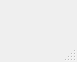
<?xml version="1.0" encoding="UTF-8"?>
<ui version="4.0">
 <class>MainWindow</class>
 <widget class="QMainWindow" name="MainWindow">
  <property name="geometry">
   <rect>
    <x>0</x>
    <y>0</y>
    <width>77</width>
    <height>62</height>
   </rect>
  </property>
  <property name="windowTitle">
   <string>MainWindow</string>
  </property>
  <widget class="QWidget" name="centralwidget"/>
  <widget class="QMenuBar" name="menubar">
   <property name="geometry">
    <rect>
     <x>0</x>
     <y>0</y>
     <width>77</width>
     <height>23</height>
    </rect>
   </property>
  </widget>
  <widget class="QStatusBar" name="statusbar"/>
 </widget>
 <resources/>
 <connections/>
</ui>
